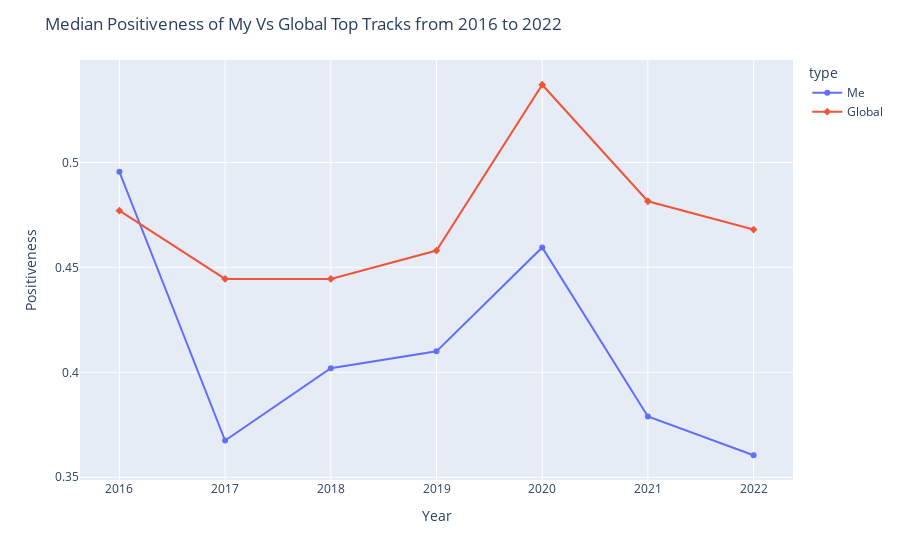

The cell this chart's notebook holds for it:
### Code cell
# Plotting median of valence over the years 
compare_fig = px.line(combined_df, x='playlist_year', y='valence', color='type', symbol="type")
compare_fig.update_traces(hovertemplate='Median Positiveness: %{y}<br>Year: %{x}')
compare_fig.update_layout(xaxis_title='Year', yaxis_title = 'Positiveness', title='Median Positiveness of My Vs Global Top Tracks from 2016 to 2022')
compare_fig.show()

### Figure 1 — Plotly figure (JSON) as saved in the notebook; plotly's stock layout.template omitted (floating-point values rounded to 4 significant figures)
{"data": [{"hovertemplate": "Median Positiveness: %{y}<br>Year: %{x}", "legendgroup": "Me", "line": {"color": "#636efa", "dash": "solid"}, "marker": {"symbol": "circle"}, "mode": "markers+lines", "name": "Me", "orientation": "v", "showlegend": true, "type": "scatter", "x": ["2016", "2017", "2018", "2019", "2020", "2021", "2022"], "xaxis": "x", "y": [0.4955, 0.3675, 0.402, 0.41, 0.4595, 0.379, 0.3605], "yaxis": "y"}, {"hovertemplate": "Median Positiveness: %{y}<br>Year: %{x}", "legendgroup": "Global", "line": {"color": "#EF553B", "dash": "solid"}, "marker": {"symbol": "diamond"}, "mode": "markers+lines", "name": "Global", "orientation": "v", "showlegend": true, "type": "scatter", "x": ["2016", "2017", "2018", "2019", "2020", "2021", "2022"], "xaxis": "x", "y": [0.477, 0.4445, 0.4445, 0.458, 0.537, 0.4815, 0.468], "yaxis": "y"}], "layout": {"legend": {"title": {"text": "type"}, "tracegroupgap": 0}, "margin": {"t": 60}, "title": {"text": "Median Positiveness of My Vs Global Top Tracks from 2016 to 2022"}, "xaxis": {"anchor": "y", "domain": [0, 1], "title": {"text": "Year"}}, "yaxis": {"anchor": "x", "domain": [0, 1], "title": {"text": "Positiveness"}}}}
